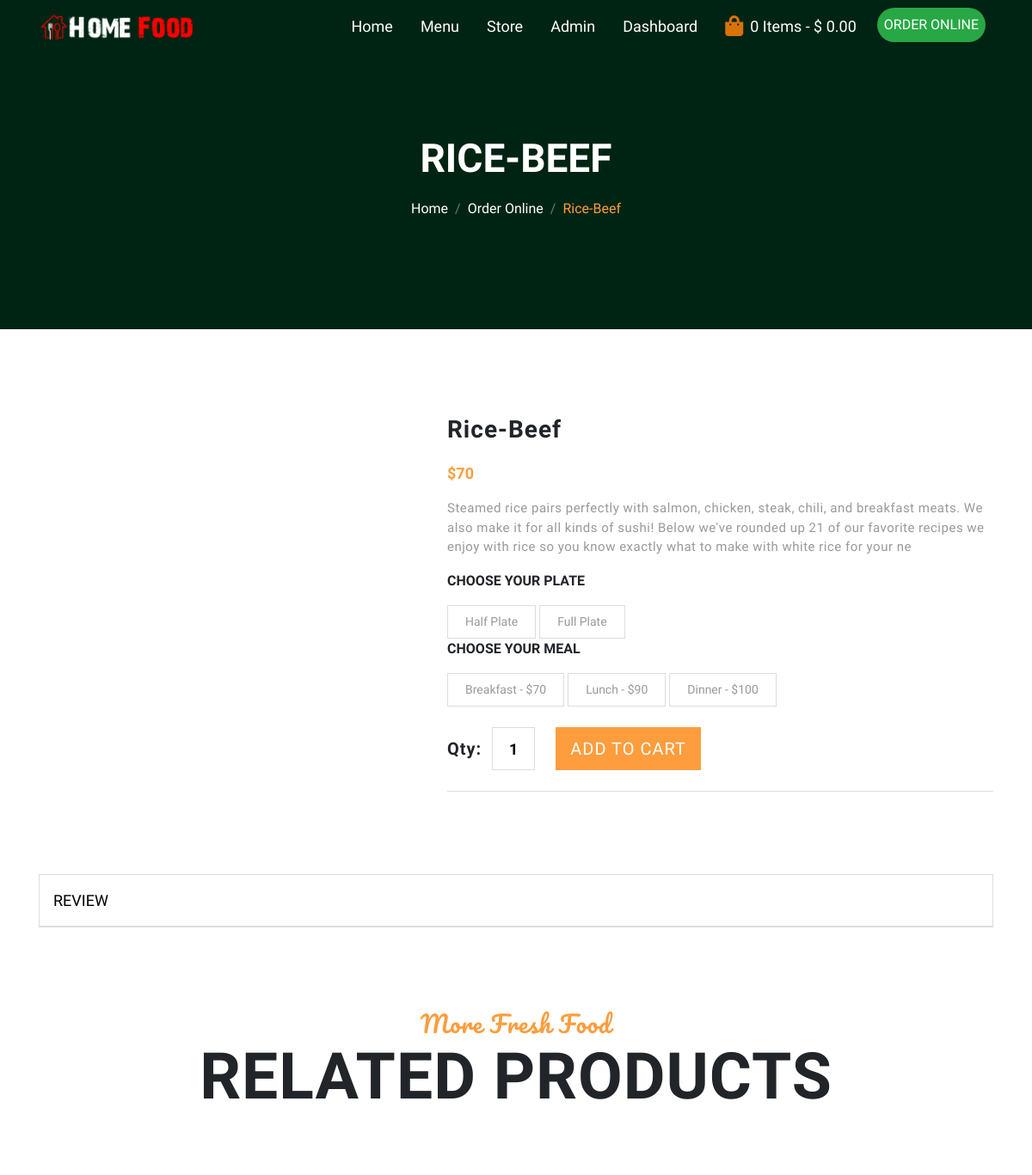
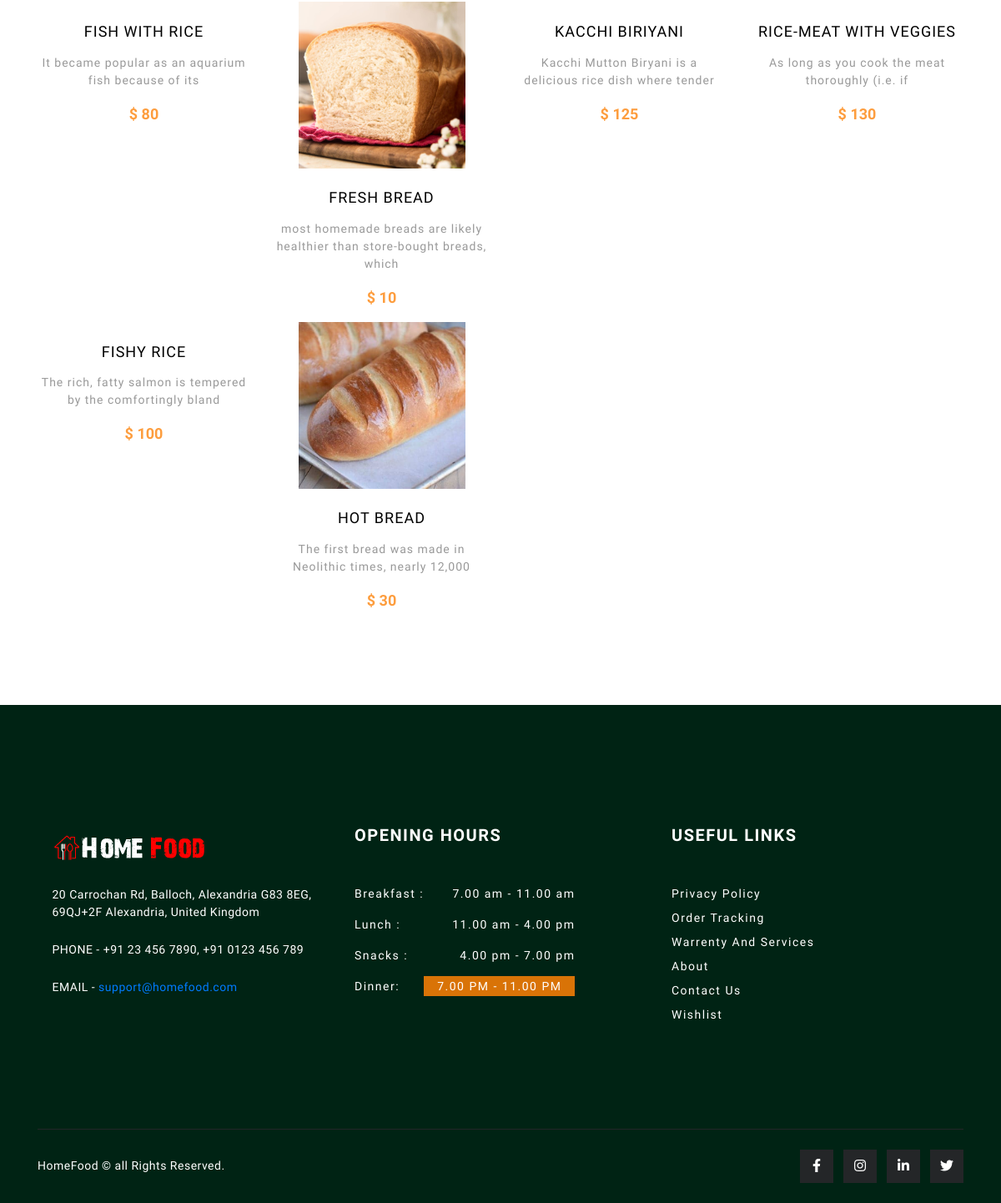
The page /item-detail.php?id=15 (signed in) on the database its author committed (2 pictures, top to bottom).
### tables this page shows
CREATE TABLE `menu_items` (
  `id` int(11) NOT NULL,
  `item_name` varchar(255) NOT NULL,
  `medium_price` mediumint(9) NOT NULL,
  `family_price` mediumint(9) NOT NULL,
  `xl_price` mediumint(9) NOT NULL,
  `description` varchar(255) NOT NULL,
  `item_image` varchar(255) NOT NULL,
  `user_id` int(11) DEFAULT NULL
);

### item-detail.php (the view, shortened to what this page needs)
<?php require 'templates/header.php'; ?>
<?php if(!isset($_SESSION['isLoggedIn'])) {
header('Location: signin.php');
exit;
}else{ ?>
<body>
	<?php require 'templates/nav.php'; ?>
	<section id="banner" class="banner-bg shop-detail-banner">
		<div class="container">
			<?php
			if(isset($_GET['id'])){
				$id = $_GET['id'];
				include_once 'db_connection.php';
				$sql = "SELECT *
				FROM menu_items
				WHERE id = $id";
				$results = $conn->query($sql);
				$item = $results->fetch_assoc();
			}
			?>
			<div class="row">
				<div class="col-12">
					<div class="banner-title text-center">
						<p class="banner-heading"><?php echo $item['item_name']; ?></p>
						<ol class="breadcrumb justify-content-center">
							<li class="breadcrumb-item"><a href="index.php">Home</a>
							</li>
							<li class="breadcrumb-item"><a href="shop-categories.html">order online</a>
							</li>
							<li class="breadcrumb-item active" aria-current="page"><?php echo $item['item_name']; ?></li>
						</ol>
					</div>
				</div>
			</div>
		</div>
	</section>
	<section class="item-detail container-fluid">
		<div class="row">
			<div class="container">
				<div class="row my-lg-5 py-5">
					<div class="col-12 col-md-5">
						<div class="item-detail__pizza-item mb-1 mb-md-0">
							<div class="item-detail__img-container text-center">
							</div>
						</div>
					</div>
					<div class="col-12 col-md-7">
						<div class="item-detail__para text-center text-md-left mb-5">
                            <p class="item-detail__para__title mb-1 mb-md-3"><?php echo $item['item_name']; ?></p>
							<p class="item-detail__para__price mb-1 mb-md-3" id="itemPrice">$<?php echo $item['medium_price']; ?></p>
							<p class="item-detail__para__text mb-3"><?php echo $item['description']; ?></p>
							<p class="item-detail__para__heading mb-3">Choose your Plate</p>
							<div class="radio-box">
							  <label for="classic">Half Plate</label>
							</div>
							<div class="radio-box">
							  <label for="thin">Full Plate</label>
							</div>
							<p class="item-detail__para__heading mb-3">Choose Your Meal</p>
							<div class="radio-box">
							  <label for="Medium">Breakfast - $<?php echo $item['medium_price']; ?></label>
							</div>
							<div class="radio-box">
							  <label for="Large">Lunch - $<?php echo $item['family_price']; ?></label>
							</div>
							<div class="radio-box">
							  <label for="xl">Dinner - $<?php echo $item['xl_price'] ?></label>
							</div>
                            <form action="item-detail.php?id=<?php echo $item['id'] ?>" method="POST">
							<div class="item-detail__para__addcart my-4">
									<p class="d-inline mr-2">Qty:</p>
									<input type="number" name="quantity" class="item-detail__para__qty-box" value="1">
									<input type="submit" class="item-detail__para__addcart-submit px-3" value="Add to cart">
							</div>
                            </form>
							<div class="item-detail__para__control d-flex align-items-center justify-content-between flex-column flex-lg-row py-4">
							</div>
						</div>
					</div>
					<div class="col-12">
						<div class="item-detail__des-container">
							<div class="item-detail__des__control-btn">
								<button class="item-detail__des__btn review-btn p-3" onclick="opendes(event, 'des-review')">review</button>
							</div>
									<?php $sql= "SELECT r.*, u.full_name FROM reviews r JOIN user u ON r.user_id = u.id WHERE item_id = $id";
										$results = $conn->query($sql);
									?>
						</div>
					</div>
				</div>
			</div>
		</div>
	</section>
	<section class="related-products container-fluid">
		<div class="row">
			<div class="container">
				<div class="row mb-lg-5 pb-5">
					<div class="col-12">
						<div class="text-center mb-md-4">
							<h3 class="text-capitalize text-lightwarning mb-0 heading-sub">More Fresh Food</h3>
							<h1 class="font-weight-bold big-text mb-0 title-sub">related products</h1>
						</div>
					</div>
					<div class="col-12">
						<div class="pizza-caro mt-5">
							<div class="row">
								<?php
								if(isset($_GET['id'])){
									$id = $_GET['id'];
									include_once 'db_connection.php';
									$sql = "SELECT * FROM menu_items WHERE id != $id";
									$results = $conn->query($sql);
								}
								foreach($results as $item){
								?>
								<div class="col-12 col-md-4 col-lg-3">
									<div class="related-products__card text-center">
										<a href="item-detail.php?id=<?php echo $item['id']; ?>">
											<img src="./admin/uploads/<?php echo $item['item_image']; ?>" class="related-products__pizza-img mb-3 mb-md-4" alt="">
										</a>
										<div class="related-products__para">
											<a href="item-detail.php?id=<?php echo $item['id']; ?>" class="related-products__para__title">
												<p class=" h5 text-uppercase mb-md-3"><?php echo $item['item_name']; ?></p>
											</a>
											<p class="related-products__para__text mb-2 mx-auto">
												<?php
				                                  $words = explode(" ", $item['description']);
				                                  $limitedWords = implode(" ", array_slice($words, 0, 10));
				                                  echo $limitedWords;
				                                  ?>
                                </p>
											<p class="related-products__para__price">$ <?php echo $item['medium_price']; ?></p>
										</div>
									</div>
								</div>
								<?php } ?>
							</div>
						</div>
					</div>
				</div>
			</div>
		</div>
	</section>
<?php require 'templates/footer.php'; }?>

### templates/header.php (shortened to what this page needs)
<!DOCTYPE html>
<html lang="en">
<head>
	<link rel="stylesheet" href="vendor/bootstrap/css/bootstrap.css">
	<link rel="stylesheet" href="vendor/fontawesome/css/all.css">
	<link rel="stylesheet" href="vendor/owl/dist/assets/owl.carousel.min.css">
	<link rel="stylesheet" href="vendor/owl/dist/assets/owl.theme.default.min.css">
	<link rel="stylesheet" href="vendor/animate_it/animate.css">
	<link rel="stylesheet" href="css/style.css">
</head>

### templates/nav.php (shortened to what this page needs)
<header class="container-fluid food-nav header">
		<div class="row">
			<div class="container">
				<div class="row">
					<div class="col-12 px-0">
						<nav class="navbar navbar-expand-lg navbar-dark">
							<a class="navbar-brand" href="index.php">
								<img src="img/logo.png" class="nav-logo pizza-logo" alt="">
							</a>
							<div class="collapse navbar-collapse justify-content-end align-items-center" id="navbarSupportedContent">
								<ul class="navbar-nav justify-content-end">
									<li class="nav-item active"> <a class="nav-link" href="index.php">Home <span class="sr-only">(current)</span></a>
									</li>
									<?php if(isset($_SESSION['isLoggedIn'])) { ?>
									<li class="nav-item"> <a class="nav-link" href="menu.php">Menu</a>
									</li>
									<li class="nav-item"> <a class="nav-link" href="store.php">Store</a>
									</li>
									<li class="nav-item list_dropdown"> <a class="nav-link" href="#"><?php echo $_SESSION['userName']; ?></a>
									</li>
								<?php } ?>
									<?php if(isset($_SESSION['isLoggedIn']) && (isset($_SESSION['userRole']) && $_SESSION['userRole'] == 'admin' || $_SESSION['userRole'] == 'seller')) { ?>
									<li class="nav-item"> <a class="nav-link" href="admin/index.php">Dashboard</a>
									</li>
									<?php } ?>
									<li id="header__cart-dropdown" class="header__cart-dropdown d-none d-lg-block nav-item">
										<a class="nav-link" id="cartButton">
											<div class="d-flex align-items-center"> <i class="fas fa-shopping-bag fa-lg text-lightwarning mr-2 color-switch"></i>
												<?php if (isset($_SESSION['cart']) && isset($_SESSION['isLoggedIn'])) {
														$cart_items = $_SESSION['cart'];
														$num_items = count($cart_items);
														$totalAmount = 0;
														foreach($_SESSION['cart'] as $cartItem){
															$cartItemPrice = $cartItem['price'] * $cartItem['quantity'];
															$totalAmount = $totalAmount + $cartItemPrice;
														}
												 ?>
                                                <p class="mb-0"><span> <?php echo $num_items; ?></span> items - $ <span><?php echo $totalAmount;
													 ?></span>
												</p>
                                                <?php } else { ?>
                                                	<p class="mb-0 d-none d-sm-block"><span>0</span> items - $ <span>0.00</span>
												</p>
											<?php } ?>
											</div>
										</a>
									</li>
									<li class="nav-item d-none d-lg-block"> <a href="menu.php" class="btn btn-success text-uppercase order-btn nav-link">Order online</a>
									</li>
								</ul>
							</div>
						</nav>
					</div>
				</div>
			</div>
		</div>
	</header>

### templates/footer.php (shortened to what this page needs)
<footer class="footer container-fluid">
		<div class="row">
			<div class="container">
				<div class="row py-5 my-lg-5 text-lg-left text-center">
					<div class="col-12 col-lg-4">
						<div class="footer__address mb-5">
							<img src="img/logo.png" class="mt-lg-5 my-3 mb-lg-1" alt="">
							<p class="mb-3 my-lg-3">20 Carrochan Rd, Balloch, Alexandria G83 8EG, 69QJ+2F Alexandria, United Kingdom</p>
							<p class="mb-3 my-lg-4">PHONE - +91 23 456 7890, +91 0123 456 789</p>
							<p class="mb-0">EMAIL - <a href="#" class="footer__email">support@homefood.com</a>
							</p>
						</div>
					</div>
					<div class="col-12 col-lg-4">
						<div class="mb-5">
							<h5 class="text-uppercase font-weight-bold my-0 my-lg-5 text-white mb-lg-0 mb-4 footer__timetable-caption">opening hours</h5>
							<table class="table footer__timetable">
								<tr>
									<td>Breakfast :</td>
									<td class="text-right">7.00 am - 11.00 am</td>
								</tr>
								<tr>
									<td>Lunch :</td>
									<td class="text-right">11.00 am - 4.00 pm</td>
								</tr>
								<tr>
									<td>Snacks :</td>
									<td class="text-right">4.00 pm - 7.00 pm</td>
								</tr>
								<tr>
									<td>Dinner:</td>
									<td class="text-right"><span class="footer__closed-design py-1 px-3">7.00 PM - 11.00 PM</span>
									</td>
								</tr>
							</table>
						</div>
					</div>
					<div class="col-12 col-lg-4">
						<h5 class="text-uppercase footer__useful-link-title font-weight-bold my-0 my-lg-5 text-white mb-lg-0 mb-4">useful links</h5>
						<ul class="text-capitalize footer__useful-link-ul">
							<li class="footer__useful-link-li mb-2"><a href="#">Privacy Policy</a>
							</li>
							<li class="footer__useful-link-li mb-2"><a href="#">Order Tracking</a>
							</li>
							<li class="footer__useful-link-li mb-2"><a href="#">Warrenty and Services</a>
							</li>
							<li class="footer__useful-link-li mb-2"><a href="#about-home-food">About</a>
							</li>
							<li class="footer__useful-link-li mb-2"><a href="contact.php">Contact Us</a>
							</li>
							<li class="footer__useful-link-li mb-2"><a href="#">Wishlist</a>
							</li>
						</ul>
					</div>
				</div>
				<div class="divider"></div>
				<div class="row my-4 align-items-center">
					<div class="col-12 col-lg-6">
						<p class="mb-0 footer__base text-center text-lg-left mb-2 mb-lg-0">HomeFood © all Rights Reserved.
					</div>
					<div class="col-12 col-lg-6 ">
						<div class="footer__social-btn text-center text-lg-right">
							<button class="ml-2"><i class="fab fa-facebook-f"></i>
							</button>
							<button class="ml-2"><i class="fab fa-instagram"></i>
							</button>
							<button class="ml-2"><i class="fab fa-linkedin-in"></i>
							</button>
							<button class="ml-2"><i class="fab fa-twitter"></i>
							</button>
						</div>
					</div>
				</div>
			</div>
		</div>
	</footer>
</body>
</html>

### rows shown on the page
menu_items: item_name "RICE-BEEF", item_name "Rice-Beef", medium_price "70", description "Steamed rice pairs perfectly with salmon, chicken, steak, chili, and breakfast meats. We also make it for all kinds of sushi! Below we've rounded up 21 of our favorite recipes we enjoy with rice so you know exactly what to make with white rice for your ne", family_price "90", xl_price "100"
menu_items: item_name "FISH WITH RICE", limitedWords "It became popular as an aquarium fish because of its", medium_price "80"
menu_items: item_image (picture), item_name "FRESH BREAD", limitedWords "most homemade breads are likely healthier than store-bought breads, which", medium_price "10"
menu_items: item_name "KACCHI BIRIYANI", description "Kacchi Mutton Biryani is a delicious rice dish where tender", medium_price "125"
menu_items: item_name "RICE-MEAT WITH VEGGIES", limitedWords "As long as you cook the meat thoroughly (i.e. if", medium_price "130"
menu_items: item_name "FISHY RICE", description "The rich, fatty salmon is tempered by the comfortingly bland", medium_price "100"
menu_items: item_image (picture), item_name "HOT BREAD", limitedWords "The first bread was made in Neolithic times, nearly 12,000", medium_price "30"

### other values the page prints
$_SESSION['userName'] "Admin"
